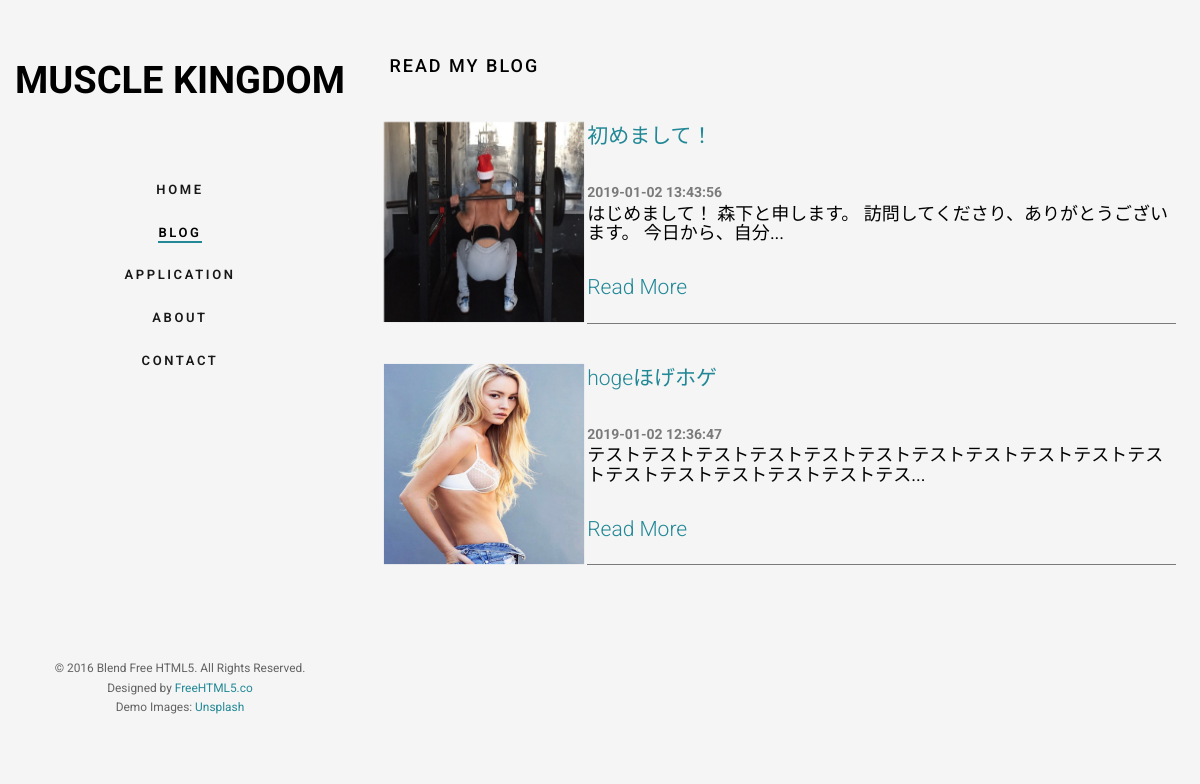
Screenshot of /blog.php with the database file from the repository.
### tables this page shows
CREATE TABLE `post` (
  `no` bigint(20) UNSIGNED NOT NULL,
  `title` text NOT NULL,
  `content` text NOT NULL,
  `picture_path` varchar(255) NOT NULL,
  `time` timestamp NOT NULL DEFAULT CURRENT_TIMESTAMP ON UPDATE CURRENT_TIMESTAMP
);

### blog.php (the view, shortened to what this page needs)
<?php
  	require('dbconnect.php');
    $sql = 'SELECT * FROM `post` ORDER BY no DESC';
    $stmt = $dbh->prepare($sql);
    $stmt->execute();
  	while ($record = $stmt->fetch(PDO::FETCH_ASSOC)) {
    	$posts[] = array(
        "no"=>$record['no'],
        "title"=>$record['title'],
        "picture_path"=>$record['picture_path'],
        "time"=>$record['time'],
        "content"=>$record['content']
      );
  }
?>
<!DOCTYPE html>
 <html class="no-js" lang="ja">
	<head>
	<link rel="stylesheet" href="css/animate.css">
	<link rel="stylesheet" href="css/icomoon.css">
	<link rel="stylesheet" href="css/bootstrap.css">
	<link rel="stylesheet" href="css/flexslider.css">
	<link rel="stylesheet" href="css/style.css">
	</head>
	<body>
	<div id="fh5co-page">
		<aside id="fh5co-aside" role="complementary" class="border js-fullheight">
			<h1 id="fh5co-logo"><a href="index.php">Muscle Kingdom</a></h1>
			<nav id="fh5co-main-menu" role="navigation">
				<ul>
					<li><a href="index.php">Home</a></li>
					<li class="fh5co-active"><a href="blog.php">Blog</a></li>
					<li><a href="portfolio.html">Application</a></li>
					<li><a href="about.html">About</a></li>
					<li><a href="contact/contact.php">Contact</a></li>
				</ul>
			</nav>
			<div class="fh5co-footer">
				<p><small>&copy; 2016 Blend Free HTML5. All Rights Reserved.</span> <span>Designed by <a href="http://freehtml5.co/" target="_blank">FreeHTML5.co</a> </span> <span>Demo Images: <a href="https://unsplash.com/" target="_blank">Unsplash</a></span></small></p>
				<ul>
					<li><a href="https://www.facebook.com/profile.php?id=100008307001665"><i class="icon-facebook2"></i></a></li>
					<li><a href="https://twitter.com/mountain_ry"><i class="icon-twitter2"></i></a></li>
					<li><a href="https://www.instagram.com/kazu_mountain/?hl=en"><i class="icon-instagram"></i></a></li>
					<li><a href="https://www.linkedin.com/in/kazuma-morishita-6547a1131/"><i class="icon-linkedin2"></i></a></li>
				</ul>
			</div>
		</aside>
		<div id="fh5co-main">
			<div class="fh5co-narrow-content">
				<h2 class="fh5co-heading animate-box" data-animate-effect="fadeInLeft">Read My Blog</h2>
				<div class="row row-bottom-padded-md">
				<?php foreach ($posts as $post) { ?>
					<div class="col-md-3 col-sm-6 col-padding animate-box" data-animate-effect="fadeInLeft">
          <img src="member_picture/<?php echo $post['picture_path']; ?>" width="200" height="200">
					</div>
					<div class="col-md-9 col-padding animate-box" data-animate-effect="fadeInLeft">
							<div class="desc">
							<h3><a href="show.php?no=<?php echo $post['no']; ?>" class="lead"><?php echo $post['title'] ?></a></h3>
								<span><b> <i class="icon-comment"></i><?php echo $post['time'] ?></b></span></br>
								<h4><?php echo mb_substr(strip_tags($post['content']),0,50).'...'; ?></h4>
								 <a href="show.php?no=<?php echo $post['no']; ?>" class="lead">Read More <i class="icon-arrow-right3"></i></a><hr style="border:0;border-top:1px solid;">
							</div>
						</div>
    			<?php } ?>
				</div>
				</div>
		</div>
	</div>
	</body>
</html>

### css/icomoon.css (style rules this page uses)
[class^="icon-"], [class*=" icon-"] { font-family: 'icomoon' !important; speak: none; font-style: normal; font-weight: normal; font-variant: normal; text-transform: none; line-height: 1; -webkit-font-smoothing: antialiased; -moz-osx-font-smoothing: grayscale; }
.icon-arrow-right3:before { content: "\e0c3"; }
.icon-facebook2:before { content: "\eac0"; }
.icon-instagram:before { content: "\eac2"; }
.icon-twitter2:before { content: "\eac6"; }
.icon-linkedin2:before { content: "\eaf9"; }

### css/style.css (style rules this page uses)
body { font-family: "Roboto", Arial, sans-serif; font-weight: 300; font-size: 14px; line-height: 1.6; color: rgba(0, 0, 0, 0.5); background: whitesmoke; }
a { color: #228896; -webkit-transition: 0.5s; -o-transition: 0.5s; transition: 0.5s; }
p { margin-bottom: 1.5em; }
h1, h2, h3, h4, h5, h6 { color: #000; font-family: "Roboto", Arial, sans-serif; font-weight: 400; margin: 0 0 30px 0; }
#fh5co-page { width: 100%; overflow: hidden; position: relative; }
#fh5co-aside { padding-top: 60px; padding-bottom: 40px; width: 20%; position: fixed; bottom: 0; top: 0; left: 0; overflow-y: scroll; z-index: 1001; -webkit-transition: 0.5s; -o-transition: 0.5s; transition: 0.5s; }
@media screen and (max-width: 1200px) { #fh5co-aside { width: 30%; } }
#fh5co-aside #fh5co-logo { text-align: center; font-family: "Roboto", Arial, sans-serif; font-weight: 700; margin-bottom: 2em; text-transform: uppercase; font-size: 38px; }
#fh5co-aside #fh5co-logo a { color: #000; }
#fh5co-aside #fh5co-main-menu ul { text-align: center; margin: 0; padding: 0; }
#fh5co-aside #fh5co-main-menu ul li { margin: 0 0 20px 0; padding: 0; list-style: none; }
#fh5co-aside #fh5co-main-menu ul li a { color: rgba(0, 0, 0, 0.9); text-decoration: none; letter-spacing: .1em; text-transform: uppercase; font-size: 13px; font-weight: 600; position: relative; padding: 10px 10px; letter-spacing: .2em; font-family: "Roboto", Arial, sans-serif; -webkit-transition: 0.3s; -o-transition: 0.3s; transition: 0.3s; }
#fh5co-aside #fh5co-main-menu ul li a:after { content: ""; position: absolute; height: 2px; bottom: 7px; left: 10px; right: 10px; background-color: #228896; visibility: hidden; -webkit-transform: scaleX(0); -moz-transform: scaleX(0); -ms-transform: scaleX(0); -o-transform: scaleX(0); transform: scaleX(0); -webkit-transition: all 0.3s cubic-bezier(0.175, 0.885, 0.32, 1.275); -moz-transition: all 0.3s cubic-bezier(0.175, 0.885, 0.32, 1.275); -ms-transition: all 0.3s cubic-bezier(0.175, 0.885, 0.32, 1.275); -o-transition: all 0.3s cubic-bezier(0.175, 0.885, 0.32, 1.275); transition: all 0.3s cubic-bezier(0.175, 0.885, 0.32, 1.275); }
#fh5co-aside #fh5co-main-menu ul li.fh5co-active a { color: black; }
#fh5co-aside #fh5co-main-menu ul li.fh5co-active a:after { visibility: visible; -webkit-transform: scaleX(1); -moz-transform: scaleX(1); -ms-transform: scaleX(1); -o-transform: scaleX(1); transform: scaleX(1); }
#fh5co-aside .fh5co-footer { position: absolute; bottom: 40px; font-size: 14px; text-align: center; width: 100%; font-weight: 400; color: rgba(0, 0, 0, 0.6); padding: 0 20px; }
#fh5co-aside .fh5co-footer span { display: block; }
#fh5co-aside .fh5co-footer ul { padding: 0; margin: 0; text-align: center; }
#fh5co-aside .fh5co-footer ul li { padding: 0; margin: 0; display: inline; list-style: none; }
#fh5co-aside .fh5co-footer ul li a { color: rgba(0, 0, 0, 0.7); padding: 4px; }
#fh5co-main { width: 80%; float: right; -webkit-transition: 0.5s; -o-transition: 0.5s; transition: 0.5s; }
@media screen and (max-width: 1200px) { #fh5co-main { width: 70%; } }
#fh5co-main .fh5co-narrow-content { position: relative; width: 93%; margin: 0 auto; padding: 4em 0; clear: both; }
.fh5co-heading { font-size: 18px; margin-bottom: 2em; font-weight: 500; text-transform: uppercase; letter-spacing: 2px; }
.row-bottom-padded-md { padding-bottom: 4em; }
.col-padding { padding: 10px !important; }
.js .animate-box { opacity: 0; }

### rows the page displays
post: picture_path (picture), title "初めまして！", time "2019-01-02 13:43:56", content "はじめまして！ 森下と申します。 訪問してくださり、ありがとうございます。 今日から、自分"
post: picture_path (picture), title "hogeほげホゲ", time "2019-01-02 12:36:47", content "テストテストテストテストテストテストテストテストテストテストテストテストテストテストテストテストテス"
